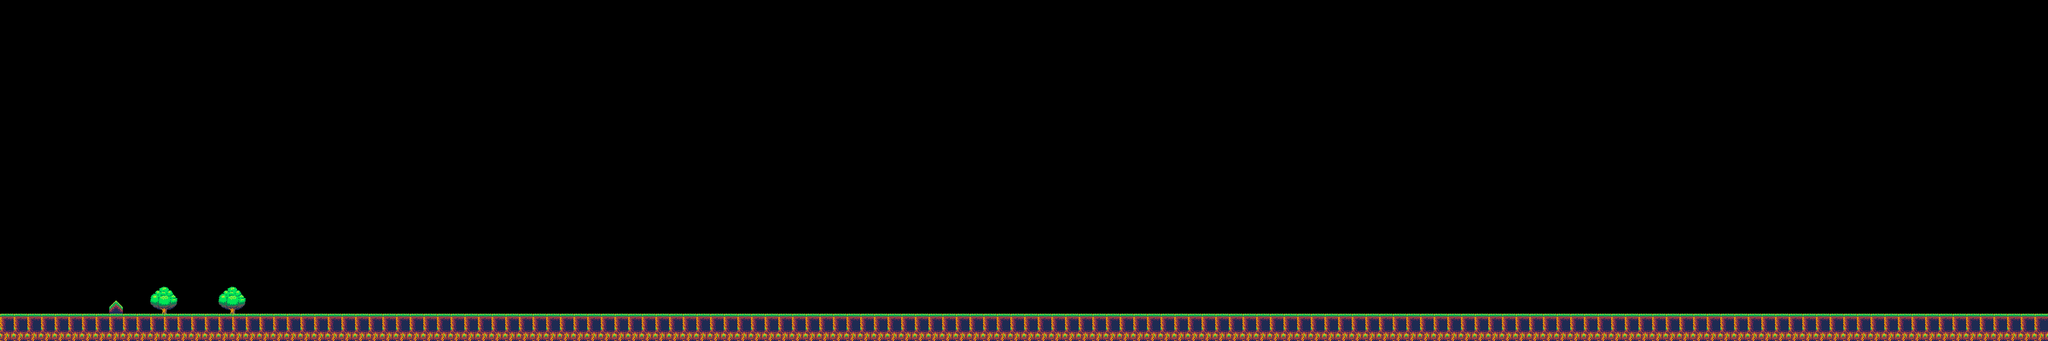

A level layout from a 2D game, rendered from its tile map. Below: a short description, then the map file with tile-grid data replaced by summaries:
An orthogonal 150x25 tile map with 32x32 px tiles, 1 tile layer (Ground), 3 tilesets and 6 objects.

<map version="1.10" tiledversion="1.11.2" orientation="orthogonal" renderorder="right-down" width="150" height="25" tilewidth="32" tileheight="32" infinite="0" nextlayerid="4" nextobjectid="7">
 <editorsettings>
  <export target="Grassmap1.lua" format="lua" />
 </editorsettings>
 <tileset firstgid="1" name="Grassland_Terrain" tilewidth="32" tileheight="32" tilecount="12" columns="6">
  <image source="../Tiles/GrassLand/Terrain/Grassland_Terrain_47Tiles.png" width="192" height="64" />
 </tileset>
 <tileset firstgid="13" name="GrassLand_Details" tilewidth="32" tileheight="32" tilecount="10" columns="5">
  <image source="../Tiles/GrassLand/Props/GrassLand_Details.png" width="176" height="80" />
 </tileset>
 <tileset firstgid="23" name="Grassland_Terrain_ExtraTiles" tilewidth="32" tileheight="32" tilecount="24" columns="8">
  <image source="../Tiles/GrassLand/Terrain/Grassland_Terrain_ExtraTiles.png" width="256" height="96" />
 </tileset>
 <layer id="1" name="Ground" width="150" height="25">
  <data>[3750 cells, 309 non-empty, 7 distinct tile ids]</data>
 </layer>
 <objectgroup id="2" name="Ground">
  <properties>
   <property name="Collidable" type="bool" value="true" />
  </properties>
  <object id="1" x="-0.378788" y="734.455" width="4797.35" height="65.0758" />
  <object id="2" x="-29" y="0" width="27" height="799" />
  <object id="3" x="4806.5" y="4.5" width="27" height="799" />
  <object id="4" x="355" y="673" width="59" height="61" />
  <object id="5" x="511.5" y="670.5" width="59" height="61" />
 </objectgroup>
 <objectgroup id="3" name="Spawn">
  <object id="6" x="52" y="734">
   <point />
  </object>
 </objectgroup>
</map>
